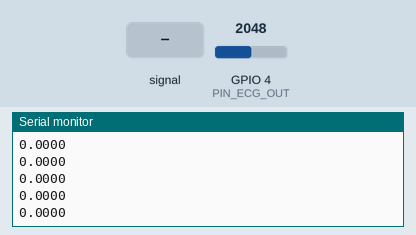
A sketch run on a simulated ESP32-S3. On the bench: the last lines printed to the serial monitor. The inputs (shaded band) are chosen by the test bench; at power-on: GPIO 4 (PIN_ECG_OUT) = 2048 (analog values on the 0–4095 scale). WiFi joins after 1.5 s; servers stay silent unless stated.

Above: at 2.7 s.
2.8 s: GPIO 4 (PIN_ECG_OUT) fed a 200 Hz sine of ±327 counts around its level
At 3.4 s:
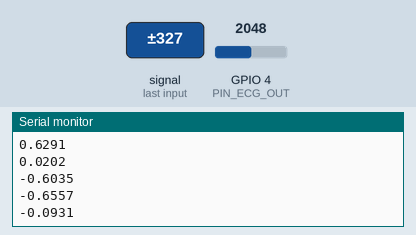
4.3 s: GPIO 4 (PIN_ECG_OUT) set to 2866
At 5.0 s:
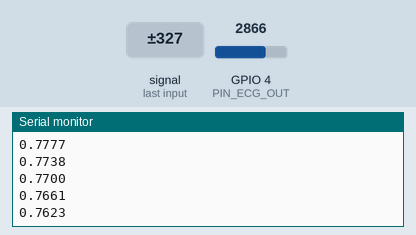
5.8 s: GPIO 4 (PIN_ECG_OUT) fed a 1000 Hz sine of ±1023 counts around its level
7.3 s: GPIO 4 (PIN_ECG_OUT) set to 3603
At 8.2 s:
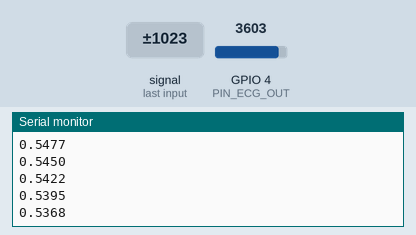
Timing chart, 0 to 9.8 s (numbered marks = the images above; inputs shaded):
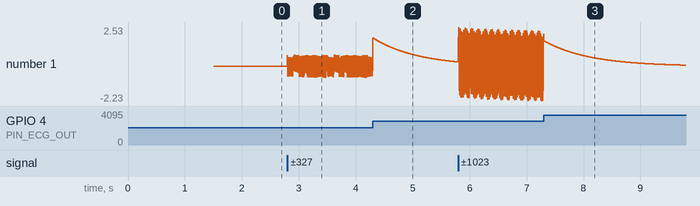

The sketch:

sketch_nov1a.ino
```cpp
#include <WiFi.h>
#include <WiFiMulti.h>
#include <WiFiUdp.h>

// --- 1. MULTIPLE SAVED WI-FI NETWORKS ---
// Add as many networks as you like! The ESP32 will auto-connect to the best available network.
struct WiFiCredential {
  const char* ssid;
  const char* pass;
};

const WiFiCredential KNOWN_NETWORKS[] = {
  {"om", "12345678"},
  {"om", "7020344293"},
  {"MobileHotspot", "12345678"},
  {"HomeWiFi", "password"}
};
constexpr size_t NUM_NETWORKS = sizeof(KNOWN_NETWORKS) / sizeof(KNOWN_NETWORKS[0]);

const char* PI_IP     = "192.168.29.213"; // Raspberry Pi IP (auto-updated by auto_detect_pi.py)
const uint16_t UDP_PORT = 5005;

// --- 2. HARDWARE PINOUT (MATCHES PROTO-SHIELD SCHEMATIC) ---
constexpr int PIN_ECG_OUT = 4; // AD8232 OUTPUT -> GPIO 4 (ADC1_CH3)
constexpr int PIN_LO_PLUS = 5; // AD8232 LO+    -> GPIO 5
constexpr int PIN_LO_MINUS = 6; // AD8232 LO-    -> GPIO 6

// --- 3. 250 HZ TIMING & PACKET BUFFERING ---
constexpr uint32_t SAMPLE_INTERVAL_US = 4000; // 1,000,000 us / 250 Hz = 4000 us
constexpr int BATCH_SIZE = 25;                // Send packet every 100ms (25 samples)

WiFiMulti wifiMulti;
WiFiUDP udp;
uint32_t lastSampleMicros = 0;
float dcBaseline = 2048.0f; // 12-bit ADC midpoint (0-4095)
float sampleBatch[BATCH_SIZE];
int batchIndex = 0;

void setup() {
  Serial.begin(115200);

  // Configure Leads-Off Detection Pins
  pinMode(PIN_LO_PLUS, INPUT);
  pinMode(PIN_LO_MINUS, INPUT);

  // Configure ESP32-S3 12-Bit ADC (0V - 3.1V range)
  analogReadResolution(12);
  analogSetPinAttenuation(PIN_ECG_OUT, ADC_11db);

  // Disable Wi-Fi power-save to prevent 100ms beacon current spikes on the 3.3V analog rail
  WiFi.mode(WIFI_STA);
  WiFi.setSleep(false);

  for (size_t i = 0; i < NUM_NETWORKS; i++) {
    wifiMulti.addAP(KNOWN_NETWORKS[i].ssid, KNOWN_NETWORKS[i].pass);
  }

  Serial.println("Connecting to best available Wi-Fi...");
  uint32_t startAttempt = millis();
  while (wifiMulti.run() != WL_CONNECTED && millis() - startAttempt < 15000) {
    delay(250);
    Serial.print(".");
  }
  Serial.println();

  if (WiFi.status() == WL_CONNECTED) {
    Serial.printf("Connected to '%s'! ESP32 IP: %s\n", WiFi.SSID().c_str(), WiFi.localIP().toString().c_str());
  } else {
    Serial.println("Wi-Fi timeout — running in local Serial Plotter mode.");
  }

  udp.begin(UDP_PORT);
  lastSampleMicros = micros();
}

void sendUdpBatch() {
  if (WiFi.status() != WL_CONNECTED) return;

  // Format as comma-separated floats matching server.py udp_listener()
  char payload[320];
  int offset = 0;
  for (int i = 0; i < BATCH_SIZE; i++) {
    int written = snprintf(
      payload + offset,
      sizeof(payload) - offset,
      (i < BATCH_SIZE - 1) ? "%.4f," : "%.4f",
      sampleBatch[i]
    );
    if (written > 0) offset += written;
  }

  udp.beginPacket(PI_IP, UDP_PORT);
  udp.write(reinterpret_cast<const uint8_t*>(payload), offset);
  udp.endPacket();
}

void loop() {
  uint32_t now = micros();

  // Strict 250 Hz non-blocking sample clock (4000 microseconds)
  if (now - lastSampleMicros >= SAMPLE_INTERVAL_US) {
    lastSampleMicros += SAMPLE_INTERVAL_US;

    float normalizedVal = 0.0f;

    // Check if any electrode pad is detached (LO+ or LO- goes HIGH)
    //if (digitalRead(PIN_LO_PLUS) == HIGH || digitalRead(PIN_LO_MINUS) == HIGH) {
    //  normalizedVal = 0.0f;
    //} else {
      int rawAdc = analogRead(PIN_ECG_OUT);

      // Slow exponential moving average to track and remove DC offset (~1.65V)
      dcBaseline = (0.995f * dcBaseline) + (0.005f * rawAdc);

      // Center around 0.0 and scale to match pipeline mV amplitude (~ -1.5 to +1.5)
      normalizedVal = (rawAdc - dcBaseline) / 450.0f;
   // }

    // 1. Output to USB Serial Plotter (115200 baud) for local bench verification
    Serial.println(normalizedVal, 4);

    // 2. Queue sample for UDP batch transmission
    sampleBatch[batchIndex++] = normalizedVal;
    if (batchIndex >= BATCH_SIZE) {
      batchIndex = 0;
      sendUdpBatch();
    }
  }
}
```

Measured:
- after the input at 2.8 s, the serial monitor: prints a new line at once (image 1)
- plotted number 1: 0 → -0 after the input at 2.8 s
